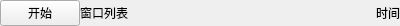
<?xml version="1.0" encoding="UTF-8"?>
<ui version="4.0">
 <class>TaskBar</class>
 <widget class="QWidget" name="TaskBar">
  <property name="geometry">
   <rect>
    <x>0</x>
    <y>0</y>
    <width>400</width>
    <height>23</height>
   </rect>
  </property>
  <property name="windowTitle">
   <string>Form</string>
  </property>
  <layout class="QVBoxLayout" name="verticalLayout">
   <property name="leftMargin">
    <number>0</number>
   </property>
   <property name="topMargin">
    <number>0</number>
   </property>
   <property name="rightMargin">
    <number>0</number>
   </property>
   <property name="bottomMargin">
    <number>0</number>
   </property>
   <item>
    <layout class="QHBoxLayout" name="horizontalLayout" stretch="0,1,0">
     <property name="spacing">
      <number>0</number>
     </property>
     <item>
      <widget class="QPushButton" name="pushButton">
       <property name="text">
        <string>开始</string>
       </property>
      </widget>
     </item>
     <item>
      <layout class="QHBoxLayout" name="horizontalLayout_2">
       <item>
        <widget class="QLabel" name="label">
         <property name="text">
          <string>窗口列表</string>
         </property>
        </widget>
       </item>
      </layout>
     </item>
     <item>
      <widget class="QLabel" name="label_2">
       <property name="text">
        <string>时间</string>
       </property>
      </widget>
     </item>
    </layout>
   </item>
  </layout>
 </widget>
 <resources/>
 <connections/>
</ui>
